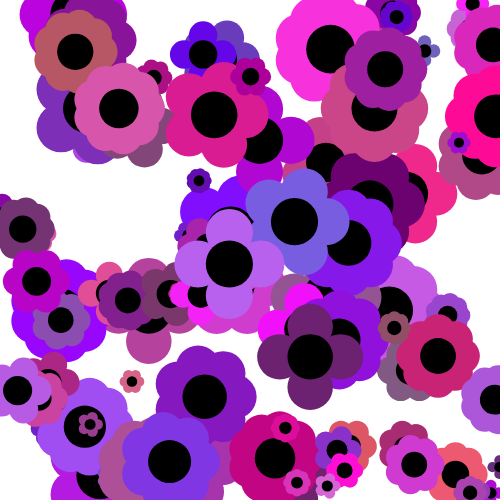
Frame 1 (no input)
Frame 60 (no input): identical to frame 1, image omitted
Frame 120 (the mouse pressed at the canvas centre since frame 60): identical to frame 1, image omitted

The p5.js sketch that drew this single still picture (run headless with seeded random() and noise() and a simulated clock; from frame 60 on, the mouse is pressed at the canvas centre):

// p5.js sketch
// ── sketch.js
// p5.js Sketch

let f;
let flowers = [];
let flowerCount = 100;

function setup() {
    createCanvas(500, 500);
    
    for (let i = 0; i < flowerCount; i++) {
        flowers.push(new Flower());
    }
}

function draw() {
    background(255);
    
    flowers.forEach((flower) => flower.draw());
}

// ── flower.js
// Flower class

class Flower {
    #position;
    #petalColor;
    #petalCount;
    #size;

    constructor() {
        this.#position = createVector(random(width), random(height));
        this.#petalColor = color(random(100, 255), random(100), random(100, 255));
        this.#petalCount = Math.floor(random(4, 10));
        this.#size = random(10, 50);
    }

    draw() {
        push();
        translate(this.#position.x, this.#position.y);
        this.#drawPetals();
        this.#drawCenter();
        pop();
    }

    #drawPetals() {
        let theta = 0;
        fill(this.#petalColor);
        noStroke();

        for (let i = 0; i < this.#petalCount; i++) {
            let x = cos(theta) * (this.#size / 1.5);
            let y = sin(theta) * (this.#size / 1.5);
            ellipse(x, y, this.#size, this.#size);
            theta += TWO_PI / this.#petalCount;
        }
    }

    #drawCenter() {
        fill(0);
        noStroke();
        ellipse(0, 0, this.#size, this.#size);
    }
}

// ── style.css
/* CSS styling */

body {
    text-align: center;
    width: 100vw;
    height: 100vh;
}

main {
    display: grid;
    justify-content: center;
    align-items: center;
    width: 100%;
    height: 100%;
}

canvas {
    grid-row: 1;
    grid-column: 1;
}
